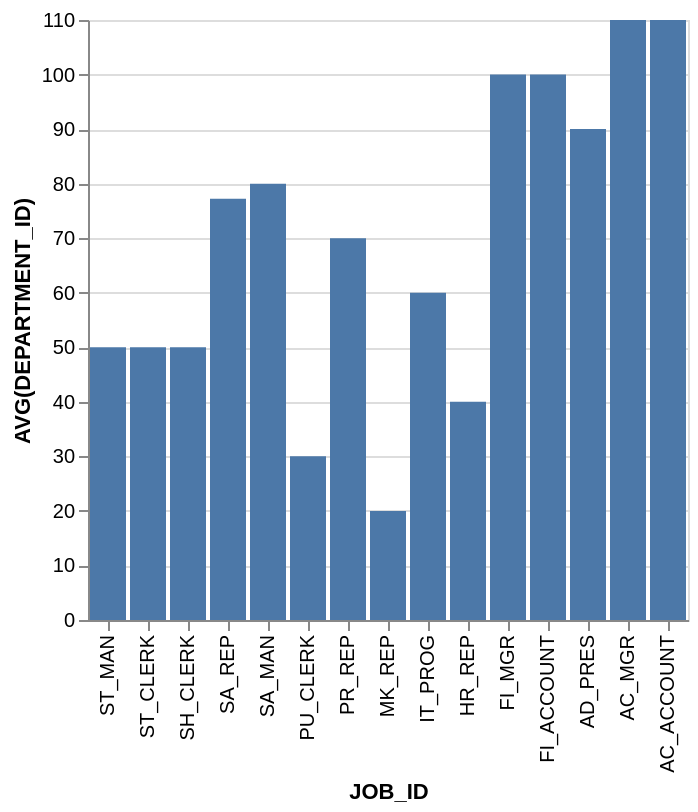

Write the Vega-Lite specification saved for this chart.
### Vega-Lite specification from a JSON file in a GitHub repository (floating-point values rounded to 4 significant figures)
{"data": {"values": [{"x_data": "ST_MAN", "y_data": 50}, {"x_data": "ST_CLERK", "y_data": 50}, {"x_data": "SH_CLERK", "y_data": 50}, {"x_data": "SA_REP", "y_data": 77.24}, {"x_data": "SA_MAN", "y_data": 80}, {"x_data": "PU_CLERK", "y_data": 30}, {"x_data": "PR_REP", "y_data": 70}, {"x_data": "MK_REP", "y_data": 20}, {"x_data": "IT_PROG", "y_data": 60}, {"x_data": "HR_REP", "y_data": 40}, {"x_data": "FI_MGR", "y_data": 100}, {"x_data": "FI_ACCOUNT", "y_data": 100}, {"x_data": "AD_PRES", "y_data": 90}, {"x_data": "AC_MGR", "y_data": 110}, {"x_data": "AC_ACCOUNT", "y_data": 110}]}, "mark": "bar", "encoding": {"x": {"field": "x_data", "type": "nominal", "title": "JOB_ID", "sort": "descending"}, "y": {"field": "y_data", "type": "quantitative", "title": "AVG(DEPARTMENT_ID)"}}}
